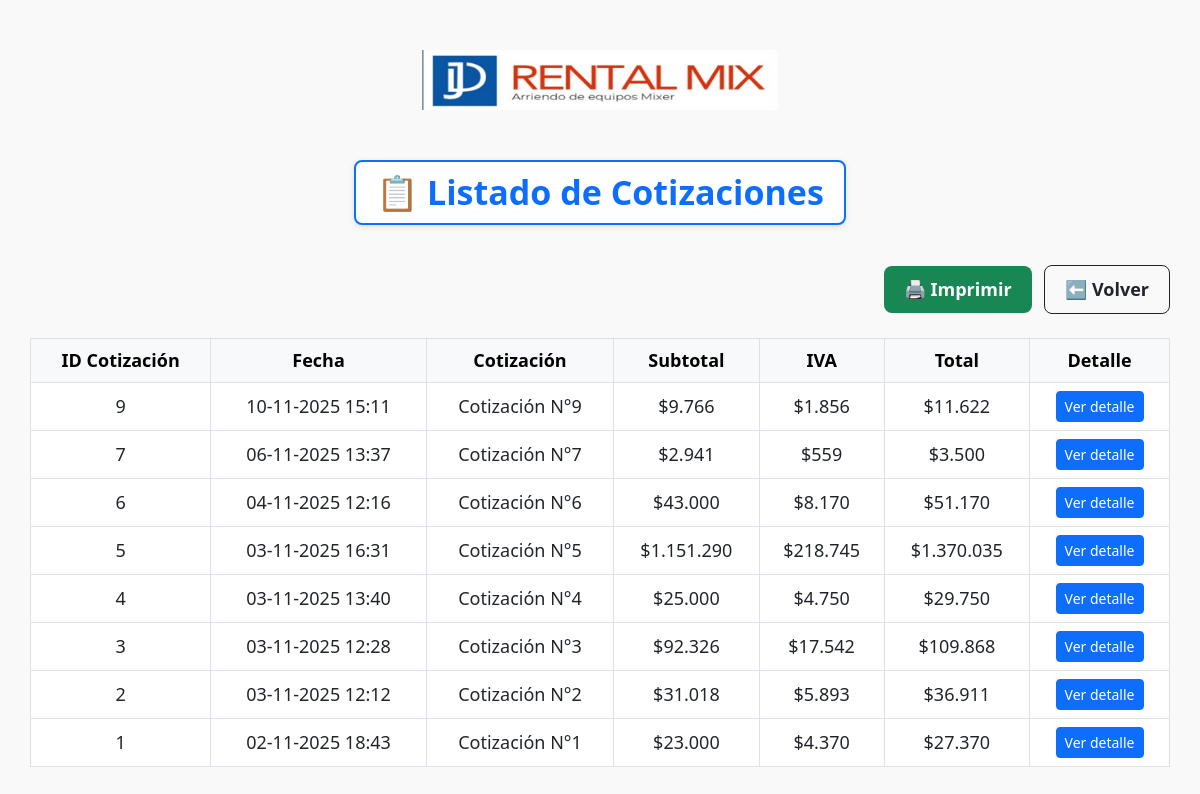
/menu/listado_cotizaciones, run on the app's committed database.
### sistema_rental/models.py (models this page shows, shortened)
class Cotizacion(models.Model):
    cliente = models.ForeignKey(Cliente, on_delete=models.CASCADE, null=True, blank=True)
    fecha = models.DateTimeField(auto_now_add=True)
    observaciones = models.TextField(blank=True)
    total_neto = models.PositiveIntegerField()
    total_iva = models.PositiveIntegerField()
    total_final = models.PositiveIntegerField()

class DetalleCotizacion(models.Model):
    cotizacion = models.ForeignKey(Cotizacion, on_delete=models.CASCADE, related_name='detalles')
    producto = models.CharField(max_length=255)
    codigo = models.CharField(max_length=50)
    precio_unitario = models.PositiveIntegerField()
    cantidad = models.PositiveIntegerField()
    subtotal = models.PositiveIntegerField()
    iva = models.PositiveIntegerField()
    total = models.PositiveIntegerField()

### sistema_rental/views.py (the view)
# urls.py: path('listado_cotizaciones', views.listado_cotizaciones, name='listado_cotizaciones'),
def listado_cotizaciones(request):
    cotizaciones = Cotizacion.objects.all().order_by('-fecha')
    return render(request, 'listado_cotizaciones.html', {'cotizaciones': cotizaciones})

### ventas/templatetags/formatos.py (called while the page is built)
@register.filter
def formato_chileno(valor):
    try:
        valor = int(round(float(valor)))
        return '{0:,}'.format(valor).replace(',', '.')
    except:
        return valor

### sistema_rental/templates/listado_cotizaciones.html (shortened to what this page needs)
{% load static %}
{% load formatos %}
<!DOCTYPE html>
<html lang="es">
<head>
  <link rel="stylesheet" href="https://cdn.jsdelivr.net/npm/bootstrap@5.3.0/dist/css/bootstrap.min.css">
</head>
<body>
<header>
  <div class="logo">
    <img src="{% static 'img/logo.png' %}" alt="Logo Empresa">
  </div>
</header>
<main>
  <div class="text-center">
    <h1 class="titulo-cotizacion">📋 Listado de Cotizaciones</h1>
  </div>
  <div class="text-end mb-4 no-print">
    <button onclick="window.print()" class="btn btn-imprimir btn-lg me-2">🖨️ Imprimir</button>
    <a href="{% url 'cotizaciones' %}"  class="btn btn-outline-dark btn-lg no-print">⬅️ Volver </a>
  </div>
  <table class="table table-bordered">
    <thead class="table-light">
      <tr>
        <th>ID Cotización</th>
        <th>Fecha</th>
        <th>Cotización</th>
        <th>Subtotal</th>
        <th>IVA</th>
        <th>Total</th>
        <th>Detalle</th>
      </tr>
    </thead>
    <tbody>
      {% for cotizacion in cotizaciones %}
        {% with detalles_validos=cotizacion.detalles.all %}
          {% for detalle in detalles_validos %}
            {% if not detalle.producto|lower == "x" %}
              {% if forloop.first %}
                <tr>
                  <td>{{ cotizacion.id }}</td>
                  <td>{{ cotizacion.fecha|date:"d-m-Y H:i" }}</td>
                  <td>Cotización N°{{ cotizacion.id }}</td>
                  <td>${{ detalle.subtotal|floatformat:0|formato_chileno }}</td>
                  <td>${{ detalle.iva|floatformat:0|formato_chileno }}</td>
                  <td>${{ detalle.total|floatformat:0|formato_chileno }}</td>
                  <td>
                    <a href="{% url 'detalles_cotizacion' cotizacion.id %}" class="btn btn-primary btn-sm">
                      Ver detalle
                    </a>
                  </td>
                </tr>
              {% endif %}
            {% endif %}
          {% endfor %}
        {% endwith %}
      {% empty %}
        <tr>
          <td colspan="7" class="text-muted text-center">No hay cotizaciones registradas.</td>
        </tr>
      {% endfor %}
    </tbody>
  </table>
</main>
</body>
</html>

### sistema_rental/templates/listado_cotizaciones.html (style rules this page uses)
body { background-color: #f9f9f9; padding: 30px; font-size: 18px; }
header { padding: 20px; }
.logo { text-align: center; margin-bottom: 30px; }
.logo img { max-height: 60px; }
.titulo-cotizacion { font-size: 34px; font-weight: 700; background-color: #ffffff; border: 2px solid #0d6efd; padding: 10px 20px; border-radius: 8px; display: inline-block; color: #0d6efd; box-shadow: 0 2px 6px rgba(0,0,0,0.1); margin-bottom: 40px; }
.table th, .table td { vertical-align: middle; text-align: center; }
.btn-lg { font-size: 18px; padding: 10px 20px; font-weight: bold; border-radius: 8px; }
.btn-imprimir { background-color: #198754; color: white; border: none; }

### data on the page
Cotizacion: id "9", fecha "10-11-2025 15:11"
DetalleCotizacion: subtotal "9.766", iva "1.856", total "11.622"
Cotizacion: id "7", fecha "06-11-2025 13:37"
DetalleCotizacion: subtotal "2.941", iva "559", total "3.500"
Cotizacion: id "6", fecha "04-11-2025 12:16"
DetalleCotizacion: subtotal "43.000", iva "8.170", total "51.170"
Cotizacion: id "5", fecha "03-11-2025 16:31"
DetalleCotizacion: subtotal "1.151.290", iva "218.745", total "1.370.035"
Cotizacion: id "4", fecha "03-11-2025 13:40"
DetalleCotizacion: subtotal "25.000", iva "4.750", total "29.750"
Cotizacion: id "3", fecha "03-11-2025 12:28"
DetalleCotizacion: subtotal "92.326", iva "17.542", total "109.868"
Cotizacion: id "2", fecha "03-11-2025 12:12"
DetalleCotizacion: subtotal "31.018", iva "5.893", total "36.911"
Cotizacion: id "1", fecha "02-11-2025 18:43"
DetalleCotizacion: subtotal "23.000", iva "4.370", total "27.370"
